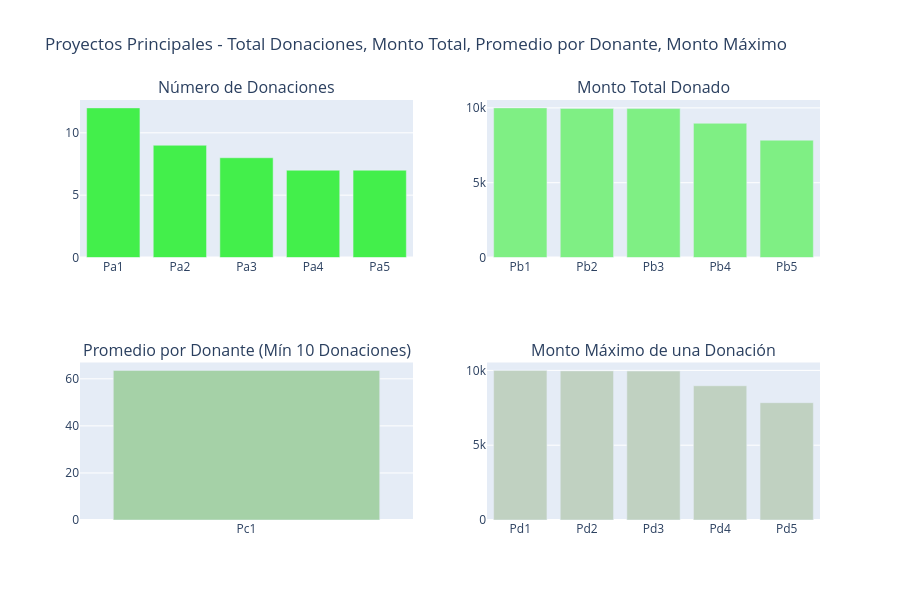

Source (notebook cell):
### Markdown cell above
Ha habido un total de **4,687,884 donaciones** hasta abril de 2018 en DonorsChoose. El monto más alto donado es de **60,000 USD**, realizado en 2013. Solo **6 donaciones son mayores a 20,000 USD**, mientras que solo **61 pagos son mayores a 10,000 USD**. La mayoría de los pagos (aproximadamente el **83%** de todas las donaciones) son **menores a 100 USD**. Hay 350 pagos que son menores a 1 USD -> una cantidad pequeña, pero que aun así puede hacer la diferencia. Hasta abril de 2018, DonorsChoose ha recaudado una cantidad total colosal de **284,408,243 USD** a través de su plataforma. El monto promedio de donación en DonorsChoose es de 60 USD. Veamos los detalles de los donantes y proyectos relacionados con estas donaciones en las siguientes secciones. 

## <a id="3.2"> 3.2 Proyectos y sus donaciones </a>

Identifiquemos los proyectos principales y los valores de sus atributos relacionados: 

- 3.2.1 Proyectos con el mayor número de donantes 
- 3.2.2 Proyectos con los mayores montos totales financiados 
- 3.2.3 Proyectos con los mayores montos promedio por donante 
- 3.2.4 Proyectos con el mayor monto único donado

### Code cell
import plotly.graph_objs as go
from plotly import tools
from plotly.offline import iplot

# Calcular estadísticas por proyecto
tempdf = donations_df.groupby('Project ID').agg({
    'Project ID': 'count', 
    'Donation Amount': 'sum'
}).rename(columns={
    'Project ID': "Total Donations", 
    'Donation Amount': "Total Amount"
}).reset_index()

tempdf['Average Donation Amount'] = tempdf['Total Amount'] / tempdf['Total Donations']

# Top 5 proyectos por número de donaciones
tempdf1 = tempdf.sort_values(by=['Total Donations'], ascending=[False])
x = tempdf1.head(5)['Project ID']
x = ["Pa"+str(i+1) for i in range(len(x))]
y = tempdf1.head(5)['Total Donations']
tr1 = go.Bar(x=x, y=y, marker=dict(color='#43ef4b'))

# Top 5 proyectos por monto total
tempdf1 = tempdf.sort_values(by=['Total Amount'], ascending=[False])
x = tempdf1.head(5)['Project ID']
x = ["Pb"+str(i+1) for i in range(len(x))]
y = tempdf1.head(5)['Total Amount']
tr2 = go.Bar(x=x, y=y, marker=dict(color='#7fef84'))

# Top 5 proyectos por promedio (con mínimo 10 donaciones)
tempdf1 = tempdf.sort_values(by=['Average Donation Amount'], ascending=[False])
x = tempdf1[tempdf1['Total Donations'] > 10].head(5)['Project ID']
x = ["Pc"+str(i+1) for i in range(len(x))]
y = tempdf1[tempdf1['Total Donations'] > 10].head(5)['Average Donation Amount']
tr3 = go.Bar(x=x, y=y, marker=dict(color='#a5d1a7'))

# Top 5 proyectos por donación máxima
tempdf = donations_df.groupby('Project ID').agg({
    'Project ID': 'count', 
    'Donation Amount': 'max'
}).rename(columns={
    'Project ID': "Total Donations", 
    'Donation Amount': "Maximum Donations"
}).reset_index()

tempdf1 = tempdf.sort_values(by=['Maximum Donations'], ascending=[False])
x = tempdf1.head(5)['Project ID']
x = ["Pd"+str(i+1) for i in range(len(x))]
y = tempdf1.head(5)['Maximum Donations']
tr4 = go.Bar(x=x, y=y, marker=dict(color='#c0d1c1'))

# Crear subplots con títulos en español
fig = tools.make_subplots(
    rows=2, 
    cols=2, 
    print_grid=False, 
    subplot_titles=[
        'Número de Donaciones',
        'Monto Total Donado',
        'Promedio por Donante (Mín 10 Donaciones)',
        'Monto Máximo de una Donación'
    ]
)

fig.append_trace(tr1, 1, 1)
fig.append_trace(tr2, 1, 2)
fig.append_trace(tr3, 2, 1)
fig.append_trace(tr4, 2, 2)

# Actualizar layout con título en español
fig['layout'].update(
    height=600, 
    showlegend=False, 
    title='Proyectos Principales - Total Donaciones, Monto Total, Promedio por Donante, Monto Máximo'
)

iplot(fig)

### Figure 1 — Plotly figure (JSON) as saved in the notebook; plotly's stock layout.template omitted (floating-point values rounded to 4 significant figures)
{"data": [{"marker": {"color": "#43ef4b"}, "type": "bar", "x": ["Pa1", "Pa2", "Pa3", "Pa4", "Pa5"], "xaxis": "x", "y": [12, 9, 8, 7, 7], "yaxis": "y"}, {"marker": {"color": "#7fef84"}, "type": "bar", "x": ["Pb1", "Pb2", "Pb3", "Pb4", "Pb5"], "xaxis": "x2", "y": [10000.0, 9965.0, 9954.0, 8973.0, 7840.0], "yaxis": "y2"}, {"marker": {"color": "#a5d1a7"}, "type": "bar", "x": ["Pc1"], "xaxis": "x3", "y": [63.58], "yaxis": "y3"}, {"marker": {"color": "#c0d1c1"}, "type": "bar", "x": ["Pd1", "Pd2", "Pd3", "Pd4", "Pd5"], "xaxis": "x4", "y": [10000.0, 9965.0, 9954.0, 8973.0, 7840.0], "yaxis": "y4"}], "layout": {"annotations": [{"font": {"size": 16}, "showarrow": false, "text": "Número de Donaciones", "x": 0.225, "xanchor": "center", "xref": "paper", "y": 1, "yanchor": "bottom", "yref": "paper"}, {"font": {"size": 16}, "showarrow": false, "text": "Monto Total Donado", "x": 0.775, "xanchor": "center", "xref": "paper", "y": 1, "yanchor": "bottom", "yref": "paper"}, {"font": {"size": 16}, "showarrow": false, "text": "Promedio por Donante (Mín 10 Donaciones)", "x": 0.225, "xanchor": "center", "xref": "paper", "y": 0.375, "yanchor": "bottom", "yref": "paper"}, {"font": {"size": 16}, "showarrow": false, "text": "Monto Máximo de una Donación", "x": 0.775, "xanchor": "center", "xref": "paper", "y": 0.375, "yanchor": "bottom", "yref": "paper"}], "height": 600, "showlegend": false, "title": {"text": "Proyectos Principales - Total Donaciones, Monto Total, Promedio por Donante, Monto Máximo"}, "xaxis": {"anchor": "y", "domain": [0, 0.45]}, "xaxis2": {"anchor": "y2", "domain": [0.55, 1]}, "xaxis3": {"anchor": "y3", "domain": [0, 0.45]}, "xaxis4": {"anchor": "y4", "domain": [0.55, 1]}, "yaxis": {"anchor": "x", "domain": [0.625, 1]}, "yaxis2": {"anchor": "x2", "domain": [0.625, 1]}, "yaxis3": {"anchor": "x3", "domain": [0, 0.375]}, "yaxis4": {"anchor": "x4", "domain": [0, 0.375]}}}
